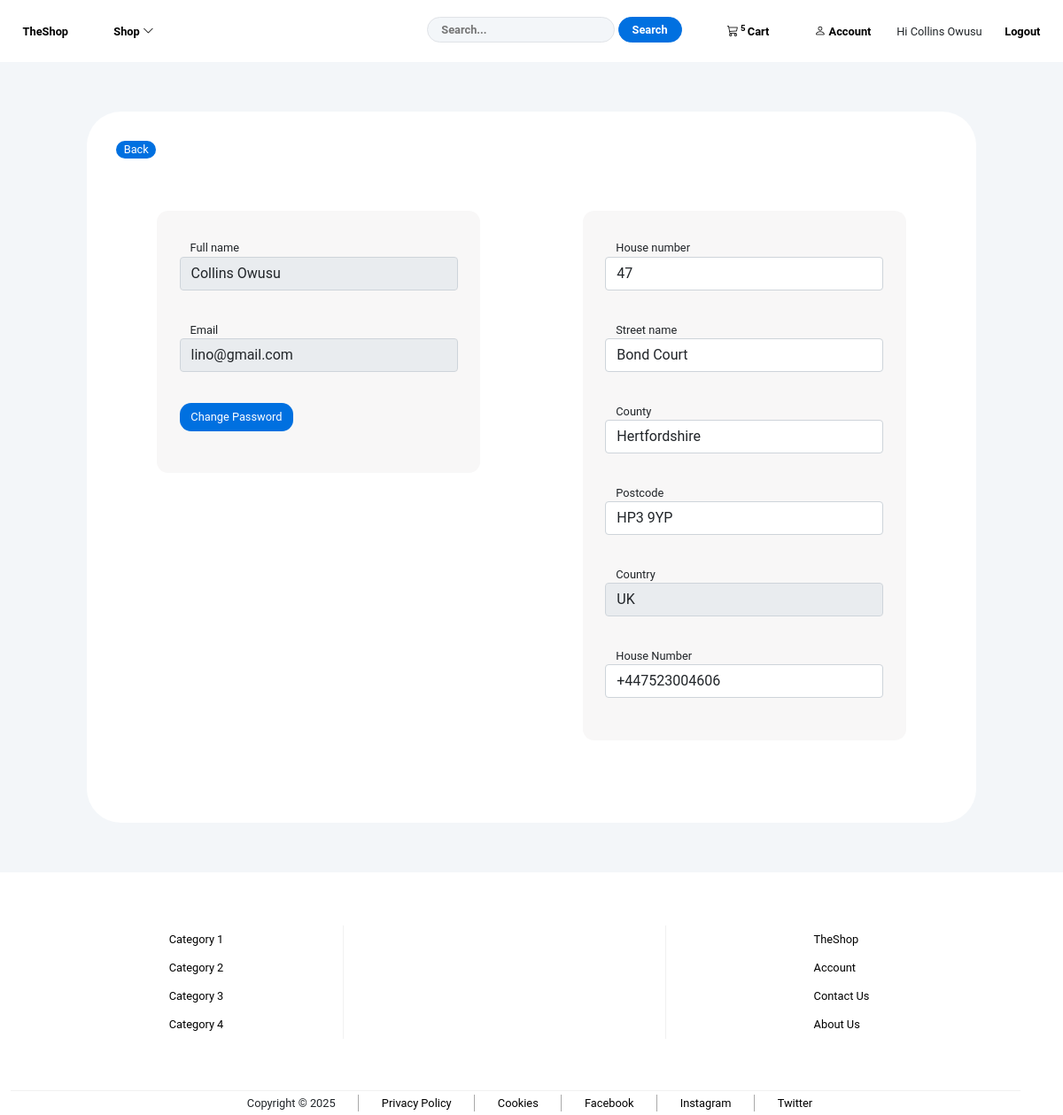
/userauth/account/ (signed in), run on the app's committed database.
### userauth/models.py (models this page shows, shortened)
class Customer(AbstractBaseUser, PermissionsMixin):
    name = models.CharField(_('Device Id or Full Name'), max_length=200)
    email = models.EmailField(_('email address'), unique=True)
    is_staff = models.BooleanField(default=False)
    is_active = models.BooleanField(default=True)
    date_joined = models.DateTimeField(default=timezone.now)
    USERNAME_FIELD = 'email'
    REQUIRED_FIELDS = ['name']
    objects = CustomUserManager()
    def __str__(self):
        if self.email == '':
            return self.name
        else:
            return self.email

class AccountInfo(models.Model):
    COUNTRIES = (
        ('GH', 'Ghana'),
        ('UK', 'United Kingdom'),
        ('USA', 'United States')
    )
    house_number = models.CharField(max_length=250, blank=True, null=True)
    street = models.CharField(max_length=250, blank=True, null=True)
    town = models.CharField(max_length=250, blank=True, null=True)
    region_or_county = models.CharField(max_length=100, blank=True, null=True)
    postcode = models.CharField(max_length=10, blank=True, null=True)
    country = models.CharField(max_length=100, choices=COUNTRIES, default='UK')
    phone = models.CharField(max_length=20, blank=True, null=True)
    deviceId = models.CharField(_('Device Id'), max_length=200, blank=True, null=True)
    customer = models.ForeignKey(Customer, on_delete=models.CASCADE, blank=True, null=True)

### order/models.py (models this page shows, shortened)
class OrderItem(models.Model):
    product = models.ForeignKey(Product, on_delete=models.SET_NULL, null=True)
    user = models.ForeignKey(settings.AUTH_USER_MODEL, on_delete=models.SET_NULL, null=True)
    is_ordered = models.BooleanField(default=False)
    quantity = models.IntegerField(default=1)
    guest_registered_merged = models.BooleanField(default=False)
    date_added = models.DateTimeField(auto_now=True)

### userauth/views.py (the view)
# urls.py: path('account/', views.Account.as_view(), name='account'),
class Account(LoginRequiredMixin, View):
    login_url = 'login'
    template_name = 'userauth/account.html'
    def get(self, request):
        if request.user.is_authenticated:
            customer = Customer.objects.get(email = request.user)
            accountinfo = AccountInfo.objects.get(customer= request.user)
            context = {
                'accountinfo':accountinfo,
            }
        return render(request, self.template_name, context)

### order/views.py (called while the page is built, shortened)
def get_customer(request):
    customer = request.user
    return customer

### shop/templatetags/cart_template_tags.py (called while the page is built)
@register.filter
@register.simple_tag(takes_context = True)
def get_cart_count(context):
    request = context['request']
    customer = get_customer(request)
    try:
        order_items = OrderItem.objects.filter(user=customer, is_ordered=False)
        total_quantity = 0
        if order_items.exists():
            for item in order_items:
                total_quantity += item.quantity
        return total_quantity
    except:
        print('Anonymous user')

### userauth/templates/userauth/account.html (shortened to what this page needs)
{% extends 'shop/base.html' %}
{% load static %}
{% block header_links %}
    <link rel="stylesheet" href="{% static 'css/product_detail.css' %}">
    <link rel="stylesheet" href="{% static 'css/account.css'%}">
{% endblock header_links %}
{% block menu %}
    {% include 'shop/nav.html' %}
{% endblock menu %}
{% block content %}
        <div class="container">
                <div class="product_detail_section">
                    <div class="row">
                        <div class="col-md-1">
                            <a href="#" class="back_to_products" onclick="history.back()">Back</a>
                        </div>
                    </div>
                    <div class="row">
                        <div class="col-md-6">
                                {% if accountinfo %}
                                <form method="POST", action="#">
                                        <div class="info_update_container">
                                                <div class="row">
                                                        <label for="name_update">Full name</label>
                                                        <input type="text" class="form-control" value="{{ accountinfo.customer.name }}" name="name_update" disabled/>
                                                </div>
                                                <div class="row">
                                                        <label for="email_update">Email </label>
                                                        <input type="text" class="form-control" value="{{ accountinfo.customer.email }}" name="email_update" disabled/>
                                                </div>
                                                <div class="row">
                                                        <button type="button" class="edit_btn" data-bs-toggle="modal" data-bs-target="#staticBackdrop">
                                                                Change Password
                                                        </button>
                                                </div>
                                        </div>
                                </form>
                                {% endif %}
                        </div>
                        <div class="col-md-6">
                                {% if accountinfo %}
                                        <form method="POST", action="#">
                                                <div class="info_update_container">
                                                        <div class="row">
                                                                <label for="hse_no_update">House number</label>
                                                                <input type="text" class="form-control" value="{{ accountinfo.house_number }}" name="hse_no_update">
                                                        </div>
                                                        <div class="row">
                                                                <label for="street_update">Street name</label>
                                                                <input type="text" class="form-control" value="{{ accountinfo.street }}" name="street_update">
                                                        </div>
                                                        <div class="row">
                                                                <label for="county_update">County</label>
                                                                <input type="text" class="form-control" value="{{ accountinfo.region_or_county }}" name="county_update">
                                                        </div>
                                                        <div class="row">
                                                                <label for="post_code_update">Postcode</label>
                                                                <input type="text" class="form-control" value="{{ accountinfo.postcode }}" name="post_code_update">
                                                        </div>
                                                        <div class="row">
                                                                <label for="country_update">Country</label>
                                                                <input type="text" class="form-control" value="{{ accountinfo.country }}" name="country_update" disabled>
                                                        </div>
                                                        <div class="row">
                                                                <label for="phone_update">House Number</label>
                                                                <input type="text" class="form-control" value="{{ accountinfo.phone }}" name="phone_update">
                                                        </div>
                                                </div>
                                        </form>
                                {% endif %}
                        </div>
                    </div>
                </div>
            </div>
{% endblock content %}
{% block footer %}
{% include 'shop/footer.html' %}
{% endblock footer %}

### shop/templates/shop/nav.html (shortened to what this page needs)
{% load static %}
{% load cart_template_tags %}
<link rel="stylesheet" href="{% static 'css/nav_css.css' %}">
<nav role="navigation" id="top_nav">
    <ul id="top_nav_ul" class="clearfix">
        <li><a href="{% url 'index' %}">TheShop</a></li>
        <li id="shop_categories"><a href="javascript:void(0)" id="category_btn">Shop  <i class="bi bi-chevron-down"></i></a>
        </li>
        {% if user.is_authenticated %}
            <li>
                <a href="{% url 'account' %}"><i class="bi bi-person"></i> <span class="acc_cart_text">Account</span></a>
                <span>Hi {{ user.name }}<a href="{% url 'logout' %}">Logout</a></span>
            </li>
        {% else %}
            <li><a href="{% url 'login' %}"><i class="bi bi-person"></i> <span class="acc_cart_text">Login</span></a></li>
        {% endif %}
        <li><a href="{% url 'cart' %}"><i class="bi bi-cart3"></i><sup>
            {% get_cart_count %}
        </sup> <span class="acc_cart_text">Cart</span></a></li>
        <li class="li_search">
            <form action="get" id="search_form">
                <input type="text" placeholder="Search...">
                <input type="submit" value="Search">
            </form>
        </li>
    </ul>
</nav>

### static/css/main.css (style rules this page uses)
* { margin: 0; padding: 0; }
body { font-family: Roboto, sans-serif; font-size: 0.8em; background-color: #F3F6F9; margin: 0; padding: 0; }

### static/css/product_detail.css (style rules this page uses)
a { text-decoration: none; }
.product_detail_section { background-color: #fff; margin: 5%; padding: 3%; border-radius: 3em; -ms-border-radius: 3em; -moz-border-radius: 3em; -webkit-border-radius: 3em; -o-border-radius: 3em; }
.back_to_products { text-decoration: none; background-color: #0070E0; color: #fff; padding: 4% 15%; border-radius: 3em; -ms-border-radius: 3em; -moz-border-radius: 3em; -webkit-border-radius: 3em; -o-border-radius: 3em; }

### static/css/account.css (style rules this page uses)
.info_update_container { margin: 1em auto; width: 80%; padding: 1em 2em; background-color: rgb(248, 247, 247); border-radius: 1em; }
.info_update_container .row { margin: 1.5em 0; }
.edit_btn { border: none; background-color: #0070E0; border-radius: 1em; -moz-border-radius: 1em; -webkit-border-radius: 1em; -ms-border-radius: 1em; -o-border-radius: 1em; width: inherit; padding: 0.5em 1em; color: #FFF; }

### static/css/nav_css.css (style rules this page uses)
#top_nav ul { width: 100%; top: 0; list-style-type: none; margin: 0; padding: 0; background-color: #FFF; }
#top_nav ul li { float: left; }
#top_nav ul li:nth-last-child(-n+3) { float: right; }
#top_nav ul li a { text-decoration: none; display: inline-block; text-align: center; padding: 2em 2em; font-weight: bold; color: #000; }
#top_nav ul #search_form { margin: 1.5em 2em 0 0; }
#top_nav ul #search_form input { border-radius: 20px; -ms-border-radius: 20px; -moz-border-radius: 20px; -webkit-border-radius: 20px; -o-border-radius: 20px; padding: 4px 15px; border: 1px #E0E3E7 solid; background-color: #F3F6F9; color: #0070E0; font-weight: bold; }
#top_nav ul li #search_form input[type=submit] { color: #FFF; background-color: #0070E0; border: 1px #0070E0 solid; font-family: Roboto, sans-serif; }

### static/css/footer.css (style rules this page uses)
div.row { padding-bottom: 5%; }

### data on the page
Customer: name "Collins Owusu", id.quantity "5"
AccountInfo: name_update "Collins Owusu", email_update "lino@gmail.com", hse_no_update "47", street_update "Bond Court", county_update "Hertfordshire", post_code_update "HP3 9YP", country_update "UK", phone_update "+447523004606"
